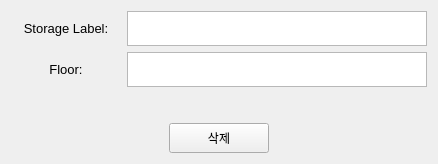
    <widget class="QWidget" name="Floor_Delete">
     <attribute name="title">
      <string>삭제</string>
     </attribute>
     <layout class="QHBoxLayout" name="horizontalLayout_25">
      <item>
       <layout class="QVBoxLayout" name="verticalLayout_24">
        <item>
         <layout class="QHBoxLayout" name="horizontalLayout_22">
          <property name="bottomMargin">
           <number>30</number>
          </property>
          <item>
           <layout class="QVBoxLayout" name="verticalLayout_25">
            <item>
             <widget class="QLabel" name="label_23">
              <property name="minimumSize">
               <size>
                <width>110</width>
                <height>30</height>
               </size>
              </property>
              <property name="maximumSize">
               <size>
                <width>110</width>
                <height>35</height>
               </size>
              </property>
              <property name="font">
               <font>
                <pointsize>10</pointsize>
               </font>
              </property>
              <property name="text">
               <string>Storage Label:</string>
              </property>
              <property name="alignment">
               <set>Qt::AlignCenter</set>
              </property>
             </widget>
            </item>
            <item>
             <widget class="QLabel" name="label_24">
              <property name="minimumSize">
               <size>
                <width>110</width>
                <height>30</height>
               </size>
              </property>
              <property name="maximumSize">
               <size>
                <width>110</width>
                <height>35</height>
               </size>
              </property>
              <property name="font">
               <font>
                <pointsize>10</pointsize>
               </font>
              </property>
              <property name="text">
               <string>Floor:</string>
              </property>
              <property name="alignment">
               <set>Qt::AlignCenter</set>
              </property>
             </widget>
            </item>
           </layout>
          </item>
          <item>
           <layout class="QVBoxLayout" name="verticalLayout_26">
            <item>
             <widget class="QPlainTextEdit" name="Floor_Delete_StorageLabel_plainTextEdit">
              <property name="minimumSize">
               <size>
                <width>300</width>
                <height>30</height>
               </size>
              </property>
              <property name="maximumSize">
               <size>
                <width>500</width>
                <height>35</height>
               </size>
              </property>
              <property name="font">
               <font>
                <pointsize>11</pointsize>
               </font>
              </property>
             </widget>
            </item>
            <item>
             <widget class="QPlainTextEdit" name="Floor_Delete_Floor_plainTextEdit">
              <property name="minimumSize">
               <size>
                <width>300</width>
                <height>30</height>
               </size>
              </property>
              <property name="maximumSize">
               <size>
                <width>500</width>
                <height>35</height>
               </size>
              </property>
              <property name="font">
               <font>
                <pointsize>11</pointsize>
               </font>
              </property>
             </widget>
            </item>
           </layout>
          </item>
         </layout>
        </item>
        <item>
         <layout class="QHBoxLayout" name="horizontalLayout_23">
          <item>
           <spacer name="horizontalSpacer_13">
            <property name="orientation">
             <enum>Qt::Horizontal</enum>
            </property>
            <property name="sizeHint" stdset="0">
             <size>
              <width>40</width>
              <height>20</height>
             </size>
            </property>
           </spacer>
          </item>
          <item>
           <widget class="QPushButton" name="Floor_Delete_pushButton">
            <property name="minimumSize">
             <size>
              <width>100</width>
              <height>30</height>
             </size>
            </property>
            <property name="maximumSize">
             <size>
              <width>150</width>
              <height>35</height>
             </size>
            </property>
            <property name="text">
             <string>삭제</string>
            </property>
           </widget>
          </item>
          <item>
           <spacer name="horizontalSpacer_14">
            <property name="orientation">
             <enum>Qt::Horizontal</enum>
            </property>
            <property name="sizeHint" stdset="0">
             <size>
              <width>40</width>
              <height>20</height>
             </size>
            </property>
           </spacer>
          </item>
         </layout>
        </item>
       </layout>
      </item>
     </layout>
    </widget>
